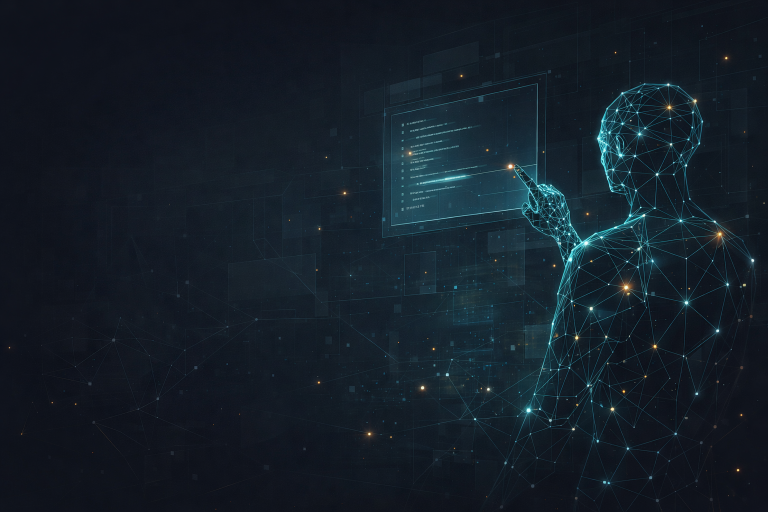
#> input picture page/assets/images/hero-playground-dark.png, 1536 x 1024 px (shown at 1/2 size)
$ python build_wallpaper_thumbs.py
#> lines starting #> are read from the running program, lines starting #| are printed output that depends on the picture
#> in main, im is the input picture: PIL image 1536x1024 RGB; mean R, G, B 19.7, 30.3, 39.9
#!/usr/bin/env python3
"""Build small WebP previews for Desktop wallpaper tiles.

Full PNG files stay on disk for the active wallpaper. The Settings picker
loads these thumbs instead of the 2 MB originals.
"""

from __future__ import annotations

from pathlib import Path

from PIL import Image

ROOT = Path(__file__).resolve().parents[1]
IMG = ROOT / "page" / "assets" / "images"
OUT = IMG / "wallpaper-thumbs"
THUMB_W = 480
THUMB_H = 270
QUALITY = 72

# Keep in sync with IMAGE_WALLPAPERS in page/os/js/desktop.js
SOURCES: list[tuple[str, str]] = [
    ("hero-playground-dark.png", "playground-dark"),
    ("hero-playground-light.png", "playground-light"),
]
SOURCES.extend((f"wp{i}.png", f"wp{i}") for i in range(1, 26))
SOURCES.extend((f"w9-{i}.png", f"w9-{i}") for i in range(1, 7))


def cover_resize(im: Image.Image, width: int, height: int) -> Image.Image:
#> called with width = 480, height = 270
    src_w, src_h = im.size
#> src_w = 1536; src_h = 1024
    scale = max(width / src_w, height / src_h)
#> scale = 0.312
    new_w = max(width, round(src_w * scale))
#> new_w = 480
    new_h = max(height, round(src_h * scale))
#> new_h = 320
    resized = im.resize((new_w, new_h), Image.Resampling.LANCZOS)
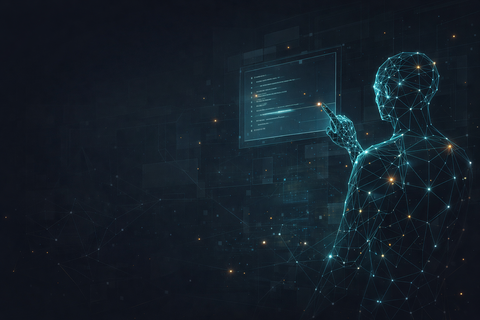
#> resized: PIL image 480x320 RGB; mean R, G, B 19.7, 30.3, 39.9
    left = max(0, (new_w - width) // 2)
#> left = 0
    top = max(0, (new_h - height) // 2)
#> top = 25
    return resized.crop((left, top, left + width, top + height))
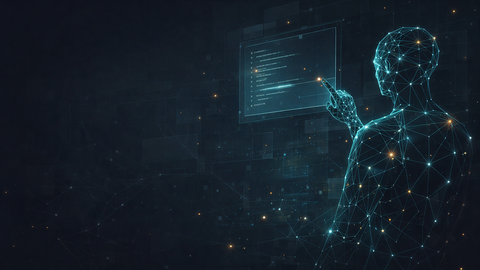
#> returned value: PIL image 480x270 RGB; mean R, G, B 20.5, 32.2, 41.9


def main() -> None:
    OUT.mkdir(parents=True, exist_ok=True)
    written = 0
    for filename, slug in SOURCES:
        src = IMG / filename
        if not src.is_file():
            raise SystemExit(f"missing wallpaper source: {src}")
        dest = OUT / f"{slug}.webp"
        with Image.open(src) as im:
            rgb = im.convert("RGB")
            thumb = cover_resize(rgb, THUMB_W, THUMB_H)
            thumb.save(dest, "WEBP", quality=QUALITY, method=6)
        written += 1
#> (the run stopped early here; a loop or call above may not have finished)

$ run again, with page/assets/images/w9-3.png copied over page/assets/images/hero-playground-dark.png
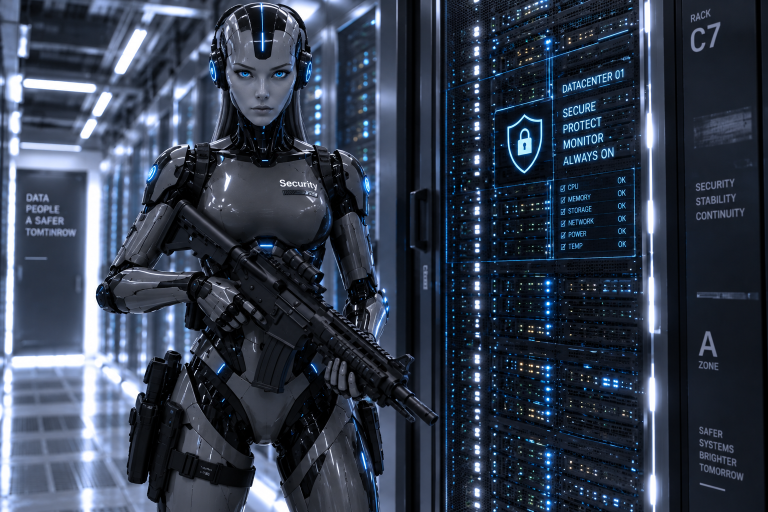
#> input picture page/assets/images/w9-3.png, 1536 x 1024 px (shown at 1/2 size)
#> in main, im is the input picture: PIL image 1536x1024 RGB; mean R, G, B 51, 60.7, 77.3
#> in cover_resize, `resized = im.resize((new_w, new_h), Image.Resampling.LANCZOS)`:
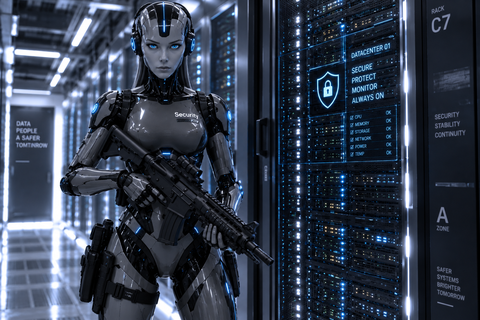
#> resized: PIL image 480x320 RGB; mean R, G, B 51, 60.7, 77.3
#> in cover_resize, `return resized.crop((left, top, left + width, top + height))`:
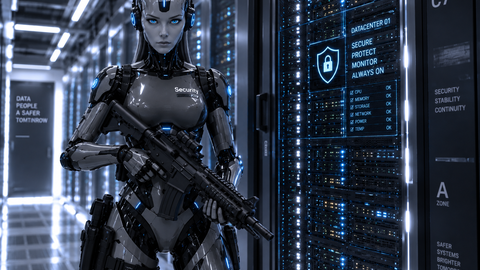
#> returned value: PIL image 480x270 RGB; mean R, G, B 49.4, 59.2, 75.7

$ run again, with page/assets/images/w9-4.png copied over page/assets/images/hero-playground-dark.png
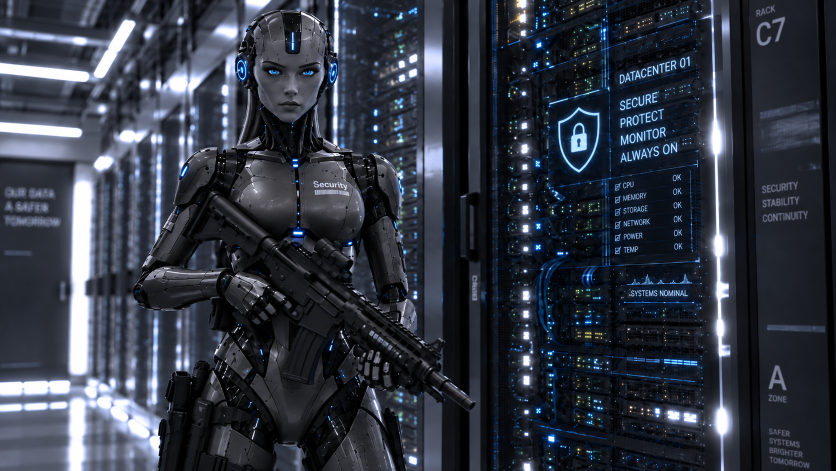
#> input picture page/assets/images/w9-4.png, 1672 x 941 px (shown at 1/2 size)
#> in main, im is the input picture: PIL image 1672x941 RGB; mean R, G, B 49.3, 55.1, 66.8
#> in cover_resize, `resized = im.resize((new_w, new_h), Image.Resampling.LANCZOS)`:
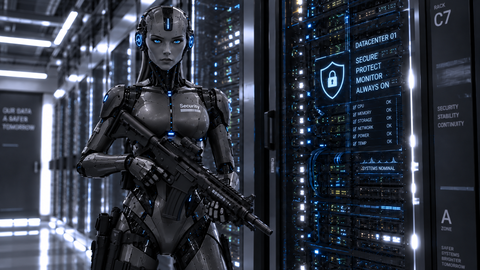
#> resized: PIL image 480x270 RGB; mean R, G, B 49.3, 55.1, 66.8
